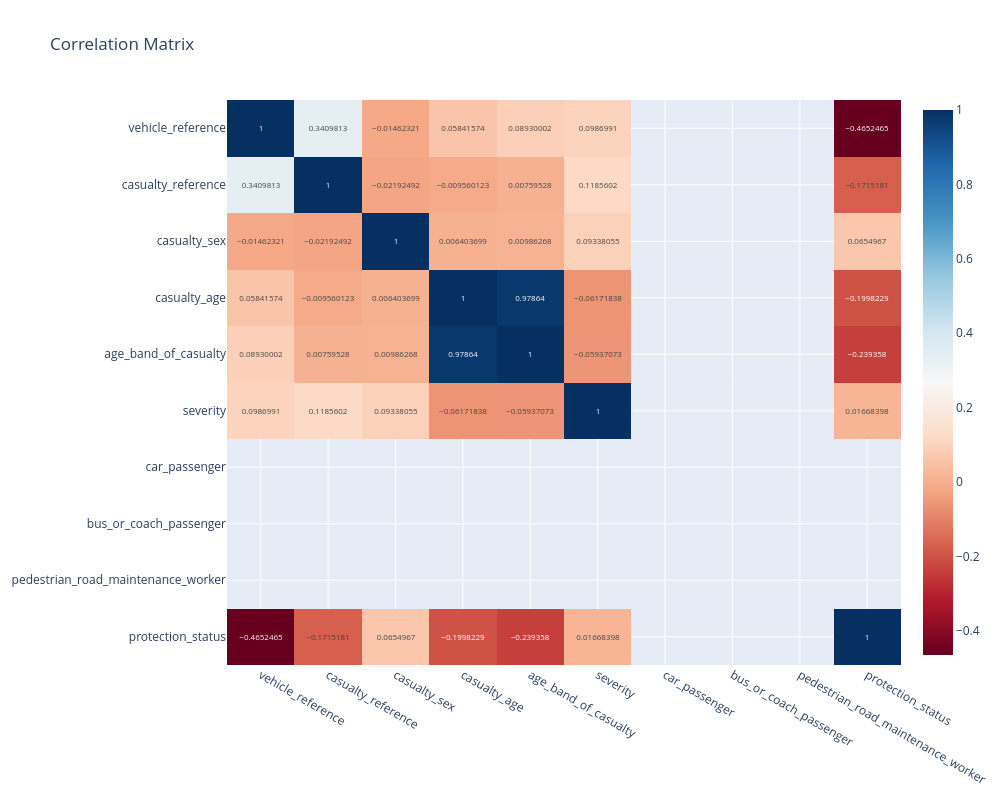

Notebook code cell kept with this figure:
### Markdown cell above
## 7- Check Relationships

### Code cell
corr = df.select_dtypes(include='number').corr()
import plotly.express as px

fig = px.imshow( corr,text_auto=True,aspect='auto',title='Correlation Matrix',color_continuous_scale='RdBu',)

fig.update_layout(
    width=1000,
    height=800
)
fig.show()

### Figure 1 — Plotly figure (JSON) as saved in the notebook; plotly's stock layout.template omitted (floating-point values rounded to 4 significant figures)
{"data": [{"coloraxis": "coloraxis", "hovertemplate": "x: %{x}<br>y: %{y}<br>color: %{z}<extra></extra>", "name": "0", "texttemplate": "%{z}", "type": "heatmap", "x": ["vehicle_reference", "casualty_reference", "casualty_sex", "casualty_age", "age_band_of_casualty", "severity", "car_passenger", "bus_or_coach_passenger", "pedestrian_road_maintenance_worker", "protection_status"], "xaxis": "x", "y": ["vehicle_reference", "casualty_reference", "casualty_sex", "casualty_age", "age_band_of_casualty", "severity", "car_passenger", "bus_or_coach_passenger", "pedestrian_road_maintenance_worker", "protection_status"], "yaxis": "y", "z": [[1.0, 0.341, -0.01462, 0.05842, 0.0893, 0.0987, NaN, NaN, NaN, -0.4652], [0.341, 1.0, -0.02192, -0.00956, 0.007595, 0.1186, NaN, NaN, NaN, -0.1715], [-0.01462, -0.02192, 1.0, 0.006404, 0.009863, 0.09338, NaN, NaN, NaN, 0.0655], [0.05842, -0.00956, 0.006404, 1.0, 0.9786, -0.06172, NaN, NaN, NaN, -0.1998], [0.0893, 0.007595, 0.009863, 0.9786, 1.0, -0.05937, NaN, NaN, NaN, -0.2394], [0.0987, 0.1186, 0.09338, -0.06172, -0.05937, 1.0, NaN, NaN, NaN, 0.01668], [NaN, NaN, NaN, NaN, NaN, NaN, NaN, NaN, NaN, NaN], [NaN, NaN, NaN, NaN, NaN, NaN, NaN, NaN, NaN, NaN], [NaN, NaN, NaN, NaN, NaN, NaN, NaN, NaN, NaN, NaN], [-0.4652, -0.1715, 0.0655, -0.1998, -0.2394, 0.01668, NaN, NaN, NaN, 1.0]]}], "layout": {"coloraxis": {"colorscale": [[0, "rgb(103,0,31)"], [0.1, "rgb(178,24,43)"], [0.2, "rgb(214,96,77)"], [0.3, "rgb(244,165,130)"], [0.4, "rgb(253,219,199)"], [0.5, "rgb(247,247,247)"], [0.6, "rgb(209,229,240)"], [0.7, "rgb(146,197,222)"], [0.8, "rgb(67,147,195)"], [0.9, "rgb(33,102,172)"], [1, "rgb(5,48,97)"]]}, "height": 800, "title": {"text": "Correlation Matrix"}, "width": 1000, "xaxis": {"anchor": "y", "domain": [0, 1]}, "yaxis": {"anchor": "x", "autorange": "reversed", "domain": [0, 1]}}}
